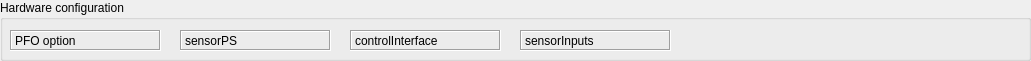
  <widget class="QGroupBox" name="groupBox">
   <property name="geometry">
    <rect>
     <x>10</x>
     <y>490</y>
     <width>1031</width>
     <height>61</height>
    </rect>
   </property>
   <property name="title">
    <string>Hardware configuration</string>
   </property>
   <widget class="PyDMLabel" name="pfoCfg">
    <property name="geometry">
     <rect>
      <x>10</x>
      <y>30</y>
      <width>151</width>
      <height>21</height>
     </rect>
    </property>
    <property name="toolTip">
     <string/>
    </property>
    <property name="frameShape">
     <enum>QFrame::Box</enum>
    </property>
    <property name="frameShadow">
     <enum>QFrame::Sunken</enum>
    </property>
    <property name="text">
     <string>PFO option</string>
    </property>
    <property name="precisionFromPV" stdset="0">
     <bool>false</bool>
    </property>
    <property name="alarmSensitiveBorder" stdset="0">
     <bool>false</bool>
    </property>
    <property name="channel" stdset="0">
     <string>ca://${DEV}:PFO</string>
    </property>
   </widget>
   <widget class="PyDMLabel" name="sensorPsCfg">
    <property name="geometry">
     <rect>
      <x>180</x>
      <y>30</y>
      <width>151</width>
      <height>21</height>
     </rect>
    </property>
    <property name="toolTip">
     <string/>
    </property>
    <property name="frameShape">
     <enum>QFrame::Box</enum>
    </property>
    <property name="frameShadow">
     <enum>QFrame::Sunken</enum>
    </property>
    <property name="text">
     <string>sensorPS</string>
    </property>
    <property name="precisionFromPV" stdset="0">
     <bool>false</bool>
    </property>
    <property name="alarmSensitiveBorder" stdset="0">
     <bool>false</bool>
    </property>
    <property name="channel" stdset="0">
     <string>ca://${DEV}:SNSR_PS</string>
    </property>
   </widget>
   <widget class="PyDMLabel" name="controlInterfcace">
    <property name="geometry">
     <rect>
      <x>350</x>
      <y>30</y>
      <width>151</width>
      <height>21</height>
     </rect>
    </property>
    <property name="toolTip">
     <string/>
    </property>
    <property name="frameShape">
     <enum>QFrame::Box</enum>
    </property>
    <property name="frameShadow">
     <enum>QFrame::Sunken</enum>
    </property>
    <property name="text">
     <string>controlInterface</string>
    </property>
    <property name="precisionFromPV" stdset="0">
     <bool>false</bool>
    </property>
    <property name="alarmSensitiveBorder" stdset="0">
     <bool>false</bool>
    </property>
    <property name="channel" stdset="0">
     <string>ca://${DEV}:CNTL_INTF</string>
    </property>
   </widget>
   <widget class="PyDMLabel" name="sensorInputs">
    <property name="geometry">
     <rect>
      <x>520</x>
      <y>30</y>
      <width>151</width>
      <height>21</height>
     </rect>
    </property>
    <property name="toolTip">
     <string/>
    </property>
    <property name="frameShape">
     <enum>QFrame::Box</enum>
    </property>
    <property name="frameShadow">
     <enum>QFrame::Sunken</enum>
    </property>
    <property name="text">
     <string>sensorInputs</string>
    </property>
    <property name="precisionFromPV" stdset="0">
     <bool>false</bool>
    </property>
    <property name="alarmSensitiveBorder" stdset="0">
     <bool>false</bool>
    </property>
    <property name="channel" stdset="0">
     <string>ca://${DEV}:SNSR_NUM</string>
    </property>
   </widget>
  </widget>
